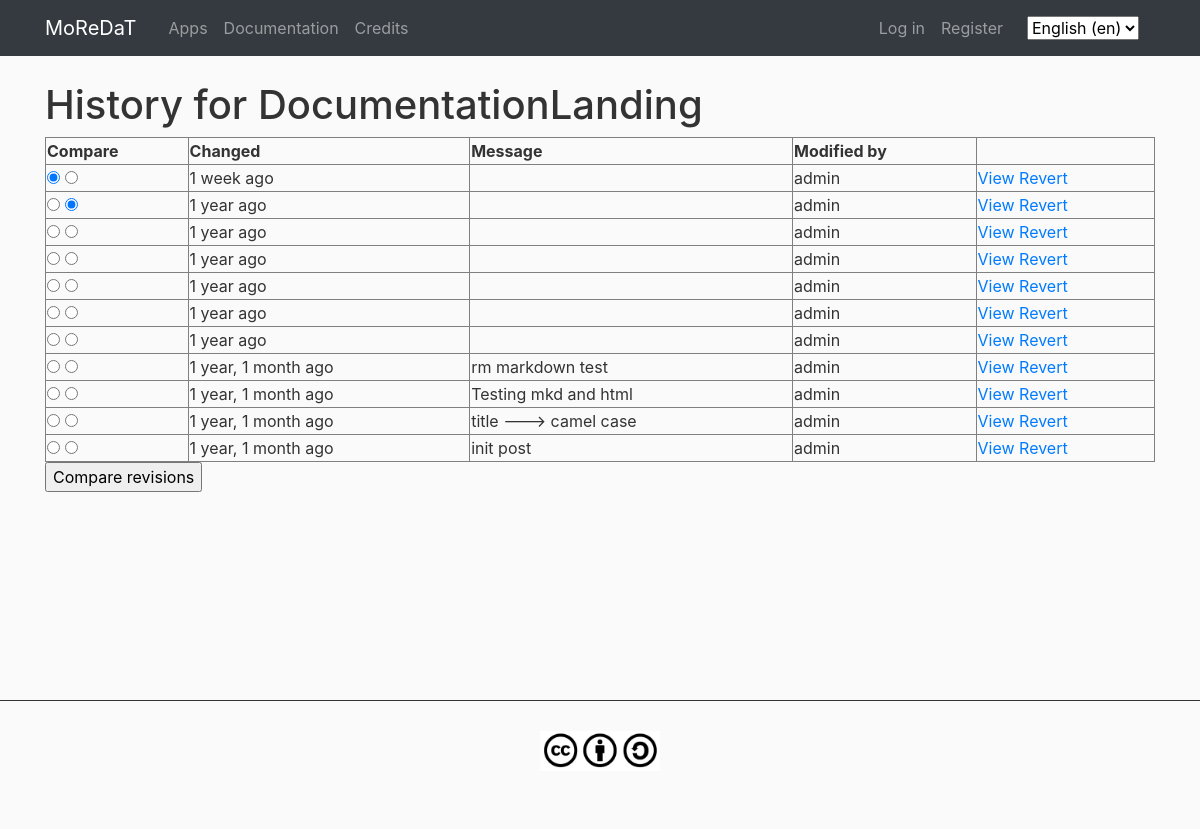
/en/documentation/DocumentationLanding/history/, run on the app's committed database.
### documentation/models.py (models this page shows, shortened)
class WikiPage(models.Model):
    slug = models.CharField(_('slug'), max_length=255)
    title = models.CharField(_('title'), max_length=510)
    created = models.DateTimeField(_('created'), auto_now_add=True)
    modified = models.DateTimeField(_('modified'), auto_now=True)
    class Meta:
        verbose_name = _("Wiki page")
        verbose_name_plural = _("Wiki pages")
        ordering = ['slug']

class Revision(models.Model):
    page = models.ForeignKey(
        WikiPage, related_name='revisions', on_delete=models.CASCADE
    )
    content = models.TextField(_('content'))
    message = models.TextField(_('change message'), blank=True)
    creator = models.ForeignKey(
        settings.AUTH_USER_MODEL,
        blank=True,
        null=True,
        related_name='documentation_revisions',
        on_delete=models.CASCADE,
    )
    creator_ip = models.GenericIPAddressField(_('creator ip'))
    created = models.DateTimeField(_('created'), auto_now_add=True)
    modified = models.DateTimeField(_('modified'), auto_now=True)
    class Meta:
        verbose_name = _("Revision")
        verbose_name_plural = _("Revisions")
        ordering = ['-modified']
        get_latest_by = 'modified'

### documentation/views.py (the view)
def revisions(
    request, slug, template_name='documentation/revisions.html', extra_context=None
):
    queryset = WikiPage.objects.all()
    page = get_object_or_404(queryset, slug=slug)
    template_context = {'page': page}
    template_context.update(extra_context or {})
    return render(request, template_name, template_context)

### main/templatetags/main_custom_tags.py (called while the page is built)
@register.filter
def custom_redir_lang(url_fullpath):
	ls_urls = url_fullpath.split('/')
	del ls_urls[1]
	return '/'.join(ls_urls)

### documentation/templates/documentation/revisions.html (shortened to what this page needs)
{% extends "main/main-base.html" %}
{% load i18n %}
{% block content %}
<div class="col-lg-12 col-md-12">
	<h1>{% blocktrans with page.slug as slug %}History for {{ slug }}{% endblocktrans %}</h1>
	{% include "documentation/revision_table.html" %}
</div>
{% endblock %}

### documentation/templates/documentation/revision_table.html
{% load i18n %}
<form method="GET" action="{% url 'documentation_changes' slug=page.slug %}">
<table class="history" border="1">
<tr>
	<th>{% trans "Compare" %}</th>
	<th>{% trans "Changed" %}</th>
	<th>{% trans "Message" %}</th>
	<th>{% trans "Modified by" %}</th>
	<th>&nbsp;</th>
</tr>
{% for rev in page.revisions.all %}
<tr>
	<td class="compare">
		<input type="radio" name="a" value="{{ rev.pk }}"
			{% if rev_a %}
				{% ifequal rev_a.pk rev.pk %}checked{% endifequal %}
			{% else %}
				{% ifequal forloop.counter 1 %}checked{% endifequal %}
			{% endif %}
		/>
		<input type="radio" name="b" value="{{ rev.pk }}"
			{% if rev_b %}
				{% ifequal rev_b.pk rev.pk %}checked{% endifequal %}
			{% else %}
				{% ifequal page.revisions.all|length 1 %}
					checked
				{% else %}
					{% ifequal forloop.counter 2 %}checked{% endifequal %}
				{% endifequal %}
			{% endif %}
		/>
	</td>
	<td class="modifed">{{ rev.modified|timesince }} ago</td>
	<td class="message">{{ rev.message }}</td>
	<td class="creator">{{ rev.creator.username }}</td>
	<td class="options">
		<a href="{% url 'documentation_page' slug=page.slug rev_id=rev.pk %}">{% trans "View" %}</a>
		<a href="{% url 'documentation_edit' slug=page.slug rev_id=rev.pk %}">{% trans "Revert" %}</a>
	</td>
</tr>
{% endfor %}
</table>
<p><input type="submit" value="{% trans "Compare revisions" %}"/></p>
</form>

### static/main/main.css (style rules this page uses)
body { height: 100%; background: #fafafa; color: #333333; margin-top: 5rem; margin-left: 0; margin-right: 0; }

### static/documentation/documentation.css (style rules this page uses)
.history { width: 100%; }

### data on the page
Revision: modified "1 week", creator.username "admin"
Revision: modified "1 year", creator.username "admin"
Revision: modified "1 year", creator.username "admin"
Revision: modified "1 year", creator.username "admin"
Revision: modified "1 year", creator.username "admin"
Revision: modified "1 year", creator.username "admin"
Revision: modified "1 year", creator.username "admin"
Revision: modified "1 year, 1 month", message "rm markdown test", creator.username "admin"
Revision: modified "1 year, 1 month", message "Testing mkd and html", creator.username "admin"
Revision: modified "1 year, 1 month", message "title ---> camel case", creator.username "admin"
Revision: modified "1 year, 1 month", message "init post", creator.username "admin"

### other printed values
form field language "English (en)"
